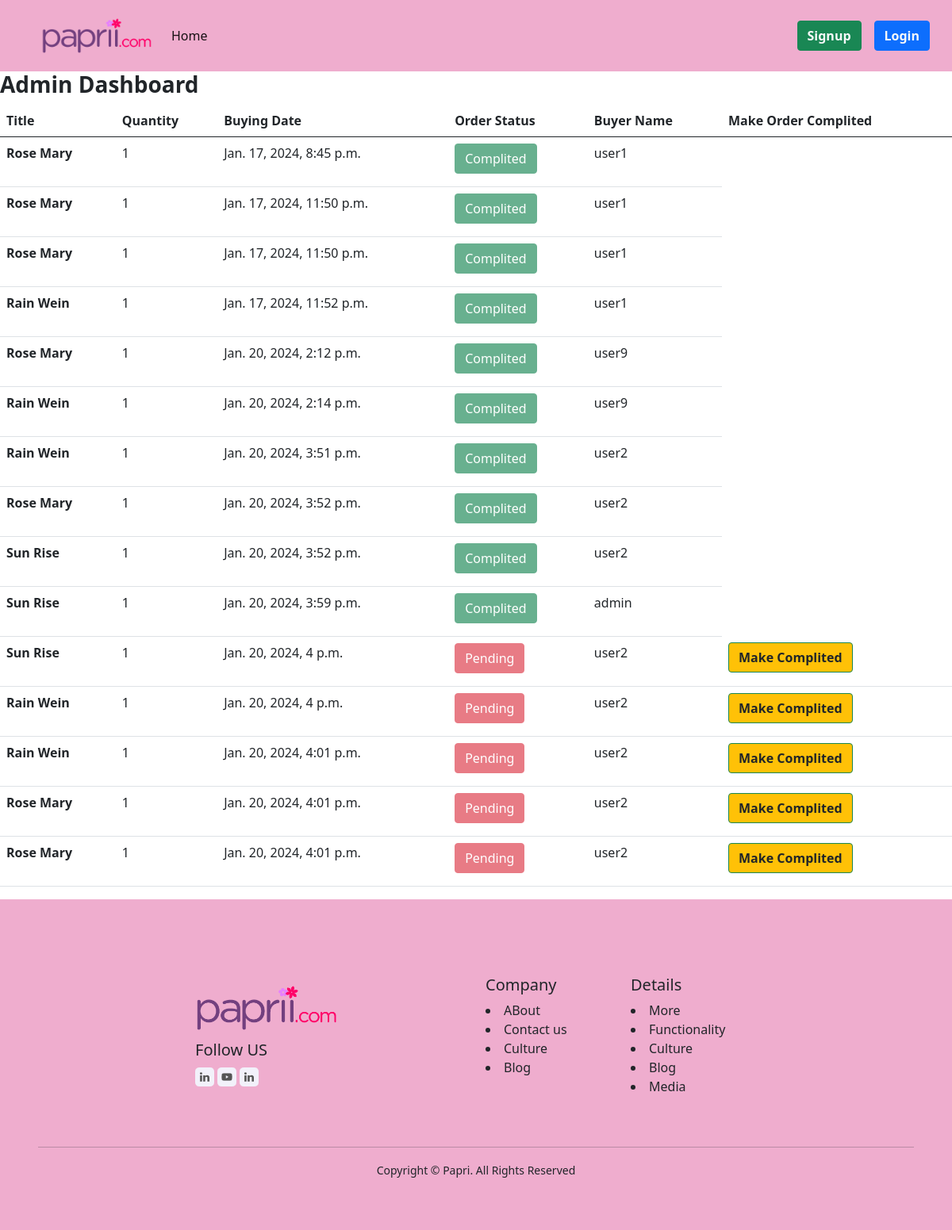
/dashboard/, run on the app's committed database.
### user/models.py (models this page shows, shortened)
class OrderDetails(models.Model):
    flower_id = models.IntegerField(null=True, blank=True)
    title = models.CharField(max_length=100)
    category = models.CharField(max_length=100)
    order_status = models.CharField(choices=ORDER_STATUS , default = 'Pending',max_length=15)
    quantity = models.IntegerField()
    user = models.ForeignKey(User, on_delete=models.CASCADE, related_name='histories', null=True, blank = True)
    date = models.DateTimeField(auto_now_add = True, null=True, blank=True)

### home/views.py (the view)
# urls.py: path('dashboard/',AdminDashboard.as_view(),name="dashboard"),
class AdminDashboard(ListView):
    template_name = 'dashboard.html'
    model = OrderDetails
    def get_queryset(self):
        return OrderDetails.objects.all()

### home/templates/dashboard.html (shortened to what this page needs)
{% extends "base.html" %}
{% block content %}
<h3><strong>Admin Dashboard</strong></h3>
<table class="table">
    <thead>
      <tr>
        <th scope="col">Title</th>
        <th scope="col">Quantity</th>
        <th scope="col">Buying Date</th>
        <th scope="col">Order Status</th>
        <th scope="col">Buyer Name</th>
        <th scope="col">Make Order Complited</th>
      </tr>
    </thead>
    <tbody>
    {% for ord in object_list %}
      <tr>
        <th scope="row">{{ord.title}}</th>
        <td>{{ord.quantity}}</td>
        <td>{{ord.date}}</td>
        {% if ord.order_status == 'Pending' %}
        <td><button class="card-title btn btn-danger" disabled>Pending</button></td>
        {% else %}
        <td> <button class="card-title btn btn-success" disabled>Complited</button></td>
        {% endif %}
        <td>{{ord.user.username}}</td>
        {% if ord.order_status == 'Pending' %}
        <td><a class="btn btn-outline-success btn-warning text-decoration-none text-dark" href="{% url "order_complited" ord.id %}"><strong>Make Complited</strong></a></td>
        {% endif %}
      </tr>
    {% endfor %}
    </tbody>
  </table>
{% endblock %}

### data on the page
OrderDetails: title "Rose Mary", quantity "1", date "Jan. 17, 2024, 8:45 p.m.", order_status "Complited", user.username "user1"
OrderDetails: title "Rose Mary", quantity "1", date "Jan. 17, 2024, 11:50 p.m.", order_status "Complited", user.username "user1"
OrderDetails: title "Rose Mary", quantity "1", date "Jan. 17, 2024, 11:50 p.m.", order_status "Complited", user.username "user1"
OrderDetails: title "Rain Wein", quantity "1", date "Jan. 17, 2024, 11:52 p.m.", order_status "Complited", user.username "user1"
OrderDetails: title "Rose Mary", quantity "1", date "Jan. 20, 2024, 2:12 p.m.", order_status "Complited", user.username "user9"
OrderDetails: title "Rain Wein", quantity "1", date "Jan. 20, 2024, 2:14 p.m.", order_status "Complited", user.username "user9"
OrderDetails: title "Rain Wein", quantity "1", date "Jan. 20, 2024, 3:51 p.m.", order_status "Complited", user.username "user2"
OrderDetails: title "Rose Mary", quantity "1", date "Jan. 20, 2024, 3:52 p.m.", order_status "Complited", user.username "user2"
OrderDetails: title "Sun Rise", quantity "1", date "Jan. 20, 2024, 3:52 p.m.", order_status "Complited", user.username "user2"
OrderDetails: title "Sun Rise", quantity "1", date "Jan. 20, 2024, 3:59 p.m.", order_status "Complited", user.username "admin"
OrderDetails: title "Sun Rise", quantity "1", date "Jan. 20, 2024, 4 p.m.", order_status "Pending", user.username "user2"
OrderDetails: title "Rain Wein", quantity "1", date "Jan. 20, 2024, 4 p.m.", order_status "Pending", user.username "user2"
OrderDetails: title "Rain Wein", quantity "1", date "Jan. 20, 2024, 4:01 p.m.", order_status "Pending", user.username "user2"
OrderDetails: title "Rose Mary", quantity "1", date "Jan. 20, 2024, 4:01 p.m.", order_status "Pending", user.username "user2"
OrderDetails: title "Rose Mary", quantity "1", date "Jan. 20, 2024, 4:01 p.m.", order_status "Pending", user.username "user2"
